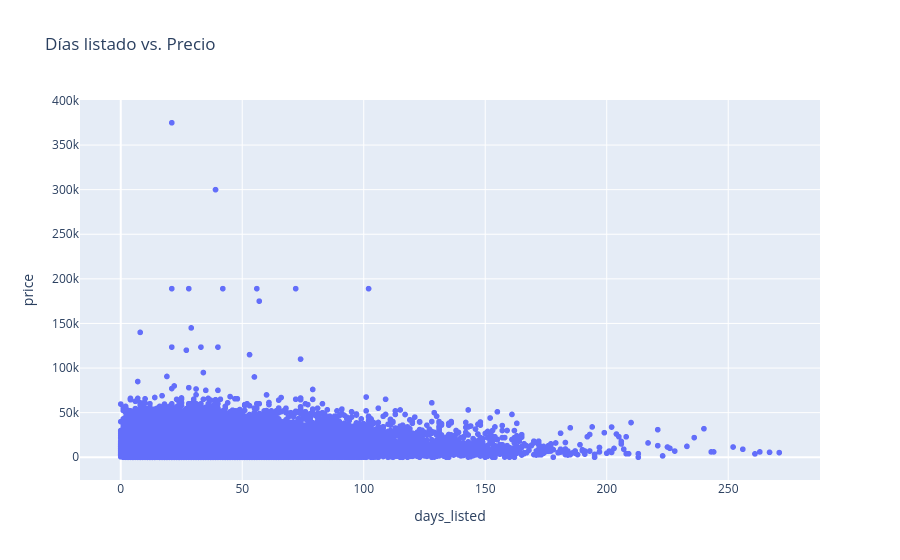

Notebook code for this chart:
### Markdown cell above
Días listado vs. precio (¿los autos caros tardan más en venderse?)

### Code cell
fig = px.scatter(df, x='days_listed', y='price', title='Días listado vs. Precio')
fig.show()

### Figure 1 — Plotly figure (JSON) as saved in the notebook; plotly's stock layout.template omitted (floating-point values rounded to 4 significant figures; data arrays with more than 128 entries replaced by an {"elided": "..."} marker saying what was removed)
{"data": [{"hovertemplate": "days_listed=%{x}<br>price=%{y}<extra></extra>", "legendgroup": "", "marker": {"color": "#636efa", "symbol": "circle"}, "mode": "markers", "name": "", "showlegend": false, "type": "scattergl", "x": {"elided": "51525 int values"}, "xaxis": "x", "y": {"elided": "51525 int values"}, "yaxis": "y"}], "layout": {"legend": {"tracegroupgap": 0}, "title": {"text": "Días listado vs. Precio"}, "xaxis": {"anchor": "y", "domain": [0, 1], "title": {"text": "days_listed"}}, "yaxis": {"anchor": "x", "domain": [0, 1], "title": {"text": "price"}}}}
